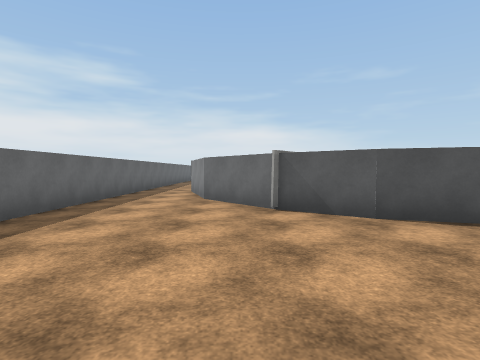
view 1 (above)

21 first-person views from a walk through a Unity game level. The camera is 1.4 m above the floor, tilts 2° down and sees 80° across. The floor is counted in squares, 2 m on a side. Each view is taken from the middle of a square. On the plan, view 1 faces up. The plan holds only what a view shows up to about 10 squares ahead; the rest is blank. The place goes on beyond the plan. Surface patterns are stand-ins for the level's own textures.

view 2
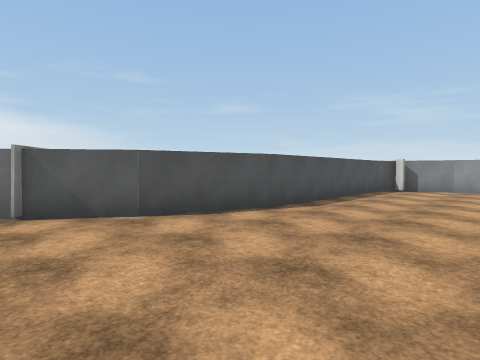

view 3
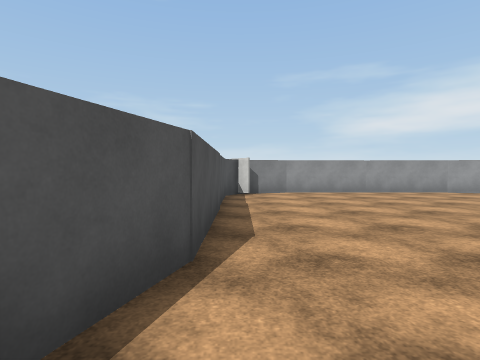

view 4
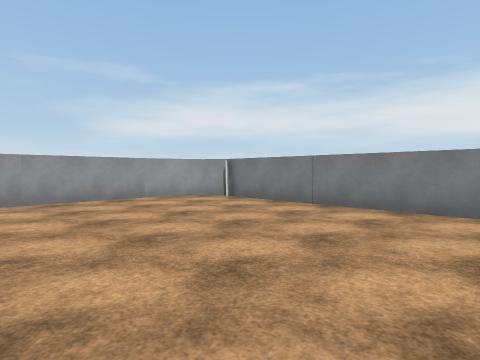

view 5
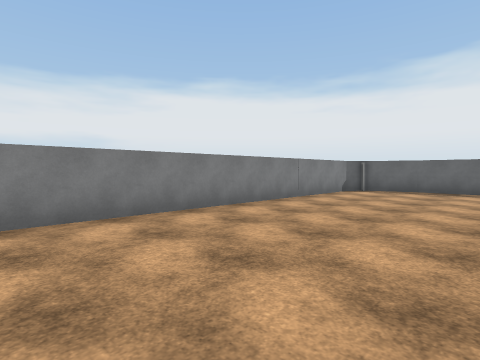

view 6
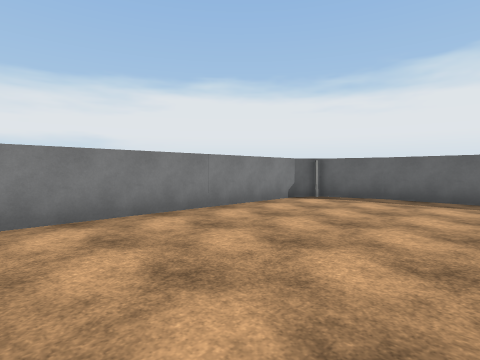

view 7
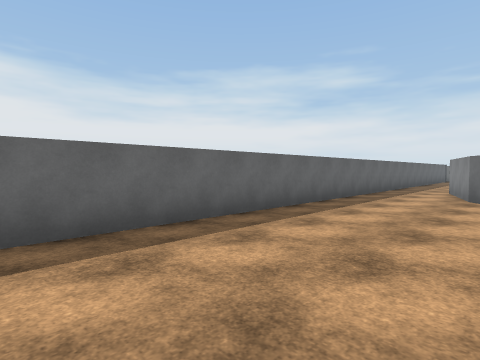

view 8
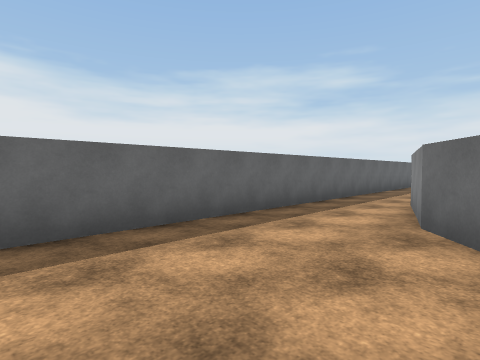

view 9
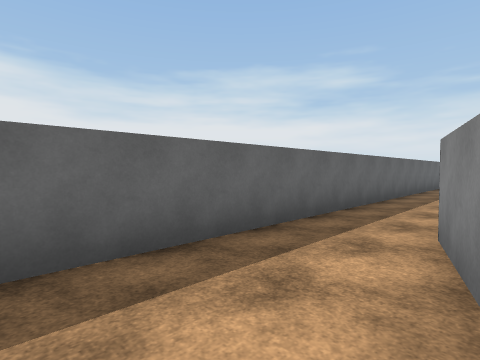

view 10
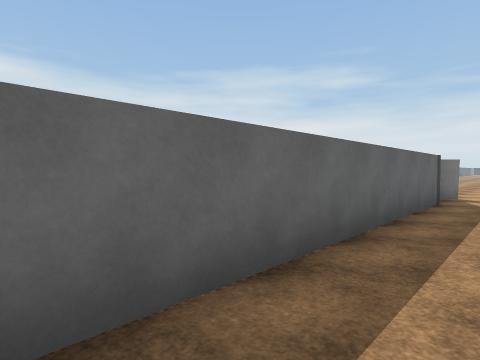

view 11
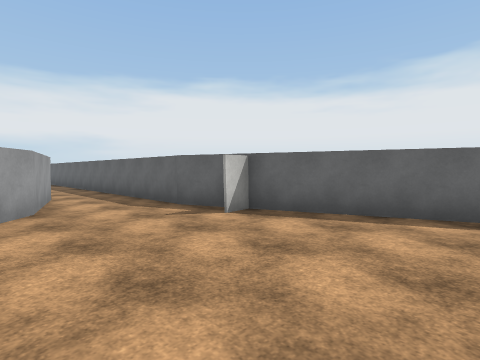

view 12
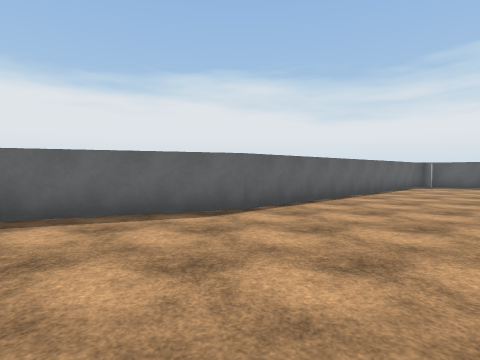

view 13
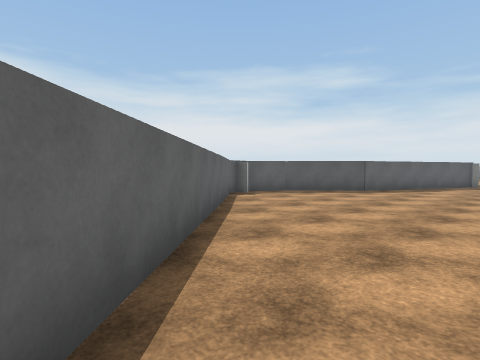

view 14
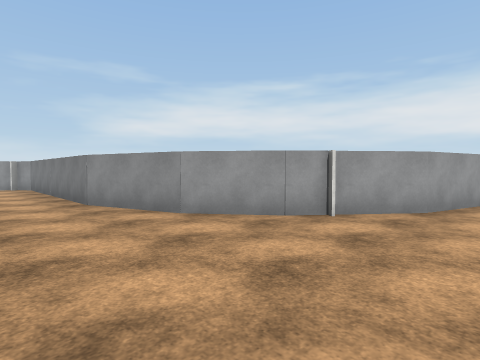

view 15
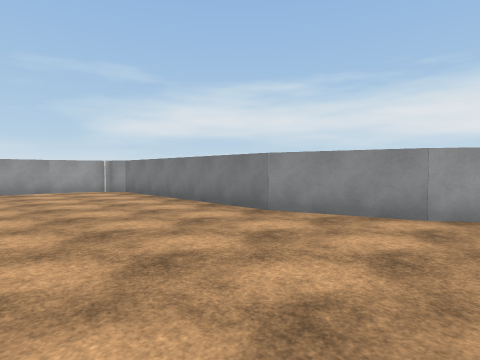

view 16
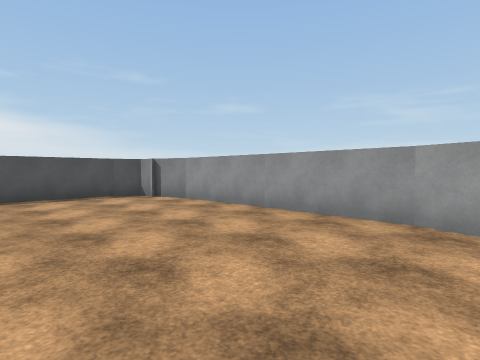

view 17
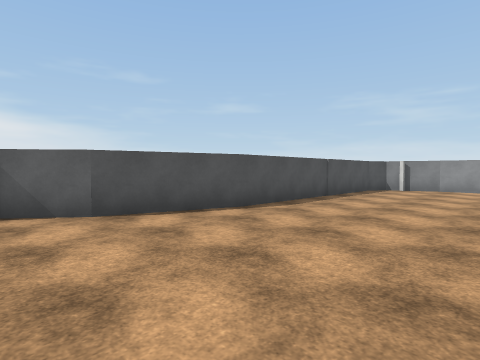

view 18
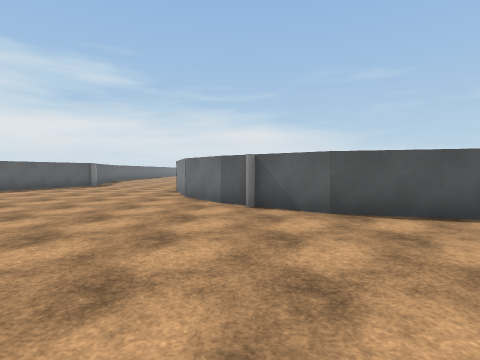

view 19
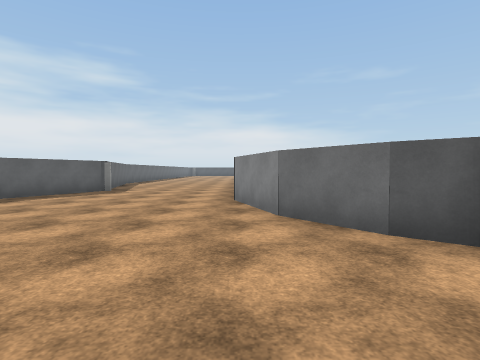

view 20
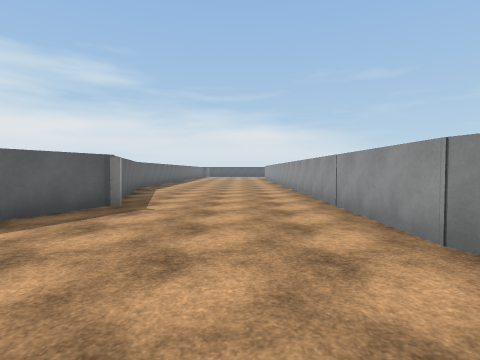

view 21
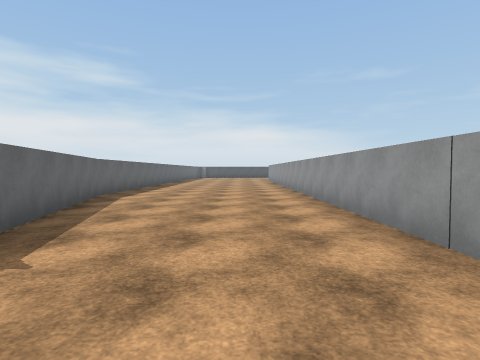

### Floor plan
Points are (right, up) in squares from view 1. A wall is a line through its corners. A room is listed if a view was taken in it or the views show most of it. See-through windows are left out.
Room 1 (views 1, 2, 3, 4, 5, 6, 7, 8, 9, 10)
walls: (0.7, 5) (-0.9, 6.9) (-1.6, 9.4); (-3.3, -3.4) (-2.8, -4.9) (-2.2, -5.2) (9.8, -5.2) (10.4, -4.9) (10.9, -3.3); (10, 2.7) (10.3, 3) (9.8, 3.4) (4.2, 3.4) (2, 4.1) (0.6, 5.1); (10.9, 1.5) (10.4, 3); (10.8, -3.5) (10.9, 1.6); (-1.6, 16.1) (-0.9, 18.6); (-3.3, 19.1) (-3.3, -3.5)
ways out: opening at (-2.5, 19.5) to room 2
Room 2 (views 11, 12, 13, 14, 15, 16, 17, 18, 19, 20, 21)
walls: (-0.4, 33) (-1.4, 34.4) (-2.1, 36.7) (-2.1, 44.5); (-3.1, 20.5) (-3.6, 20.4); (0.6, 20.4) (2, 21.4) (4.2, 22.1) (10, 22.1) (10.6, 22.5) (11.1, 24.1); (-3.8, 20.4) (-3.1, 20.6); (-11.2, 30.8) (-5.1, 24) (-3.3, 19.1); (-10.8, 33) (-11.5, 31.6) (-11.4, 30.9); (-0.9, 18.6) (0.7, 20.5); (11.1, 28.9) (10.6, 30.4) (10, 30.8) (3.9, 30.8) (1.4, 31.6) (-0.5, 33.1); (11.1, 23.9) (11.2, 29); (-7.8, 44.5) (-6.5, 39.6) (-8.7, 34.9) (-10.8, 32.9)
ways out: opening at (-2.5, 19.5) to room 1

Where each view was taken, in squares from view 1:
view 1: 0 up, 0 right, facing up
view 2: 0 up, 0 right, facing up-right
view 3: 3 up, 2 right, facing right
view 4: 0 up, 4 right, facing down-right
view 5: 1 down, 7 right, facing down-left
view 6: 1 down, 4 right, facing down-left
view 7: 1 down, 0 right, facing up-left
view 8: 3 up, 0 right, facing up-left
view 9: 6 up, 1 left, facing up-left
view 10: 12 up, 2 left, facing up-left
view 11: 24 up, 0 right, facing down-left
view 12: 24 up, 0 right, facing left
view 13: 25 up, 5 left, facing up-left
view 14: 24 up, 2 left, facing down-right
view 15: 26 up, 1 right, facing down-right
view 16: 23 up, 7 right, facing up-right
view 17: 27 up, 0 right, facing up-right
view 18: 27 up, 0 right, facing up
view 19: 30 up, 2 left, facing up
view 20: 34 up, 4 left, facing up
view 21: 37 up, 4 left, facing up
